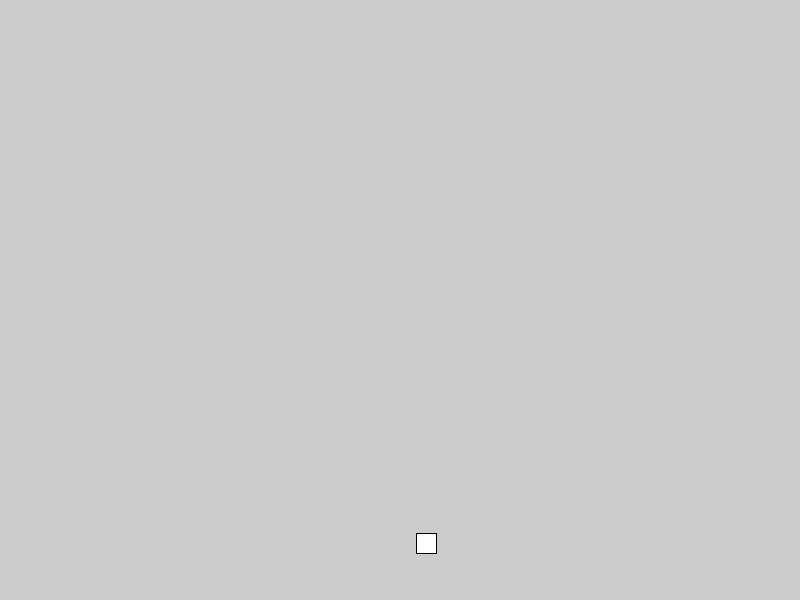
Frame 1 (no input)
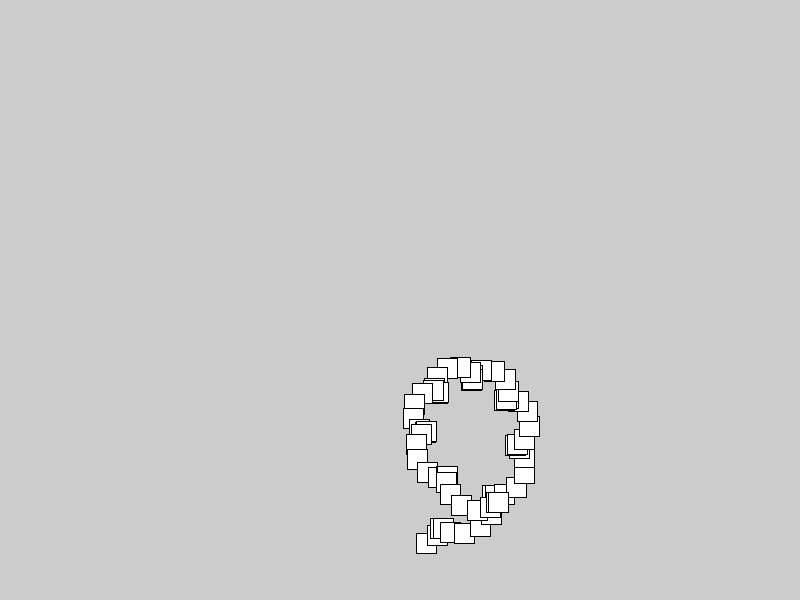
Frame 60 (the mouse pressed at the canvas centre just before this capture)
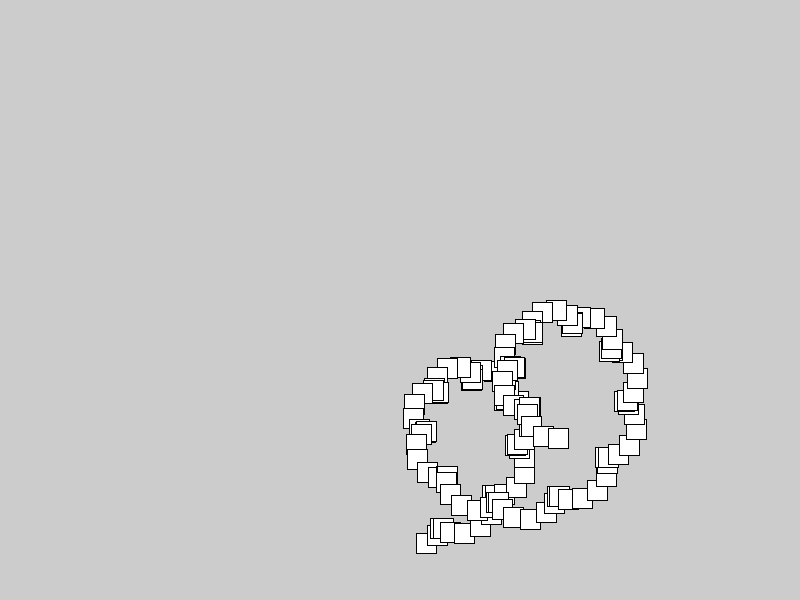
Frame 120 (the mouse held since frame 60 and released just before this capture)

The Processing sketch that drew these frames (run headless with seeded random() and noise(); from frame 60 on, the mouse is pressed at the canvas centre):

// Processing sketch: sketch_151210c
// ── sketch_151210c.pde
void setup() {
  size(800, 600);
}
void draw() {
  float x= sin(frameCount*0.01)*width*0.25;
  float y= cos(frameCount*0.01)*height*0.25;
  float xx= sin(frameCount*0.1)*width*0.1;
  float yy= cos(frameCount*0.1)*width*0.1;
  float xxx= sin(frameCount*1)*width*0.01;
  float yyy= cos(frameCount*1)*width*0.01;
  rect(width*0.5+x+xx+xxx, height*0.5+y+yy+yyy, 20, 20);
}
